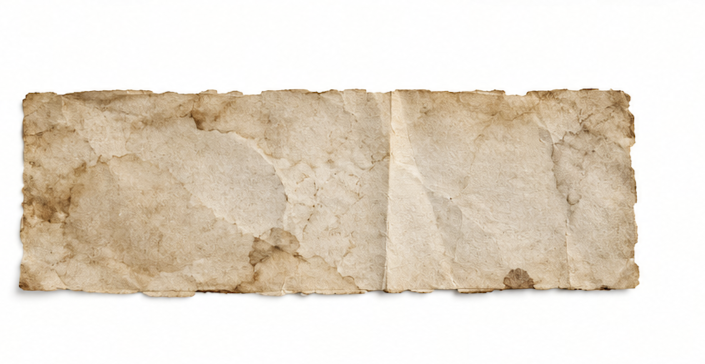
#> input picture source-masters/assets/paper_light.png, 1410 x 728 px, found by its file name (shown at 1/2 size); its folder holds 8 pictures in this run
$ python create_transparent_paper.py
#> lines starting #> are read from the running program, lines starting #| are printed output that depends on the picture
from pathlib import Path
from PIL import Image, ImageDraw, ImageEnhance, ImageFilter

def make_transparent(source_name: str, target_name: str) -> None:
#> called with source_name = 'paper_light.png', target_name = 'paper_light_transparent.png'
    image = Image.open(Path("assets") / source_name).convert("RGBA")
#> image is the input picture: PIL image 1410x728 RGBA; mean R, G, B, A 228.4, 218.6, 204.7, 255
    pixels = image.load()
    alpha = Image.new("L", image.size)
#> alpha: PIL image 1410x728 L; every value is 0
    alpha_pixels = alpha.load()
    for y in range(image.height):
        for x in range(image.width):
            r, g, b, _ = pixels[x, y]
            warmth = 255 - min(r, g, b)
            alpha_pixels[x, y] = max(0, min(255, int((warmth - 6) * 12)))

    alpha = alpha.filter(ImageFilter.GaussianBlur(radius=1.15))
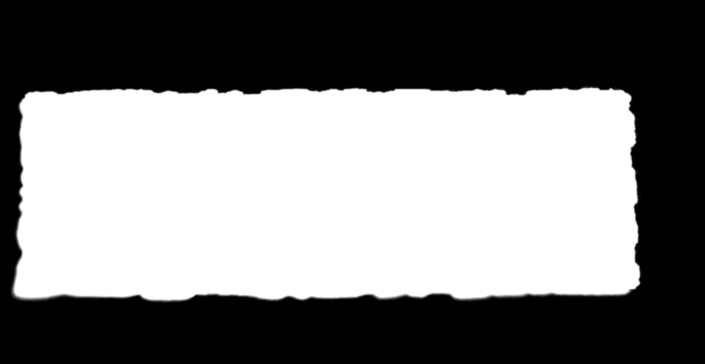
#> alpha: PIL image 1410x728 L (shown at 1/2 size); min 0, max 255, mean 126.1
    image.putalpha(alpha)
    bounds = alpha.getbbox()
#> bounds = (19, 170, 1288, 608)
    if bounds:
        pad = 3
        left = max(0, bounds[0] - pad)
#> left = 16
        top = max(0, bounds[1] - pad)
#> top = 167
        right = min(image.width, bounds[2] + pad)
#> right = 1291
        bottom = min(image.height, bounds[3] + pad)
#> bottom = 611
        image = image.crop((left, top, right, bottom))
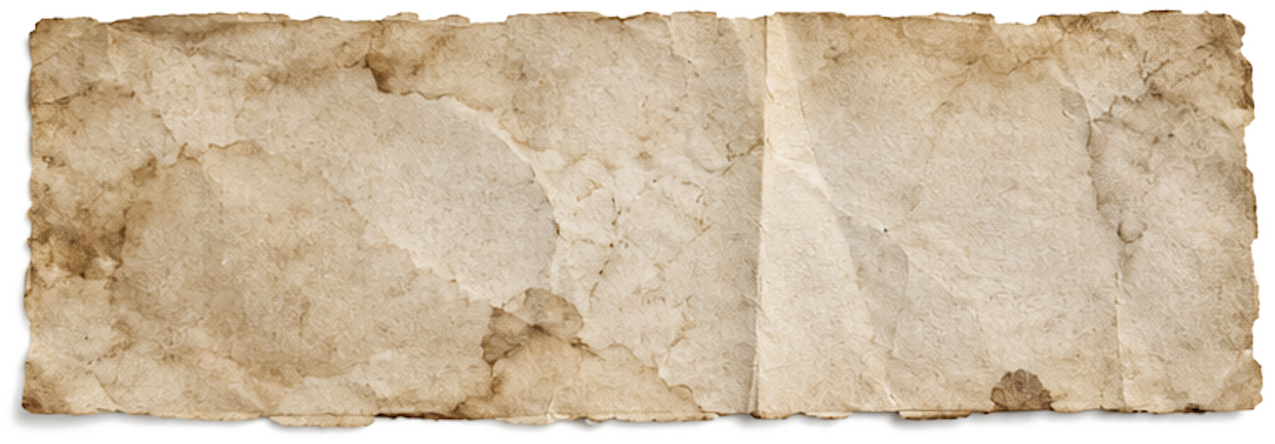
#> image: PIL image 1275x444 RGBA; mean R, G, B, A 207.7, 189.8, 165.1, 228.7; transparent parts drawn white
    image.save(Path("assets") / target_name, "PNG", optimize=True)


make_transparent("paper_light.png", "paper_light_transparent.png")
make_transparent("ripple.png", "ripple_transparent.png")
#> call 2 of make_transparent, with source_name = 'ripple.png', target_name = 'ripple_transparent.png'
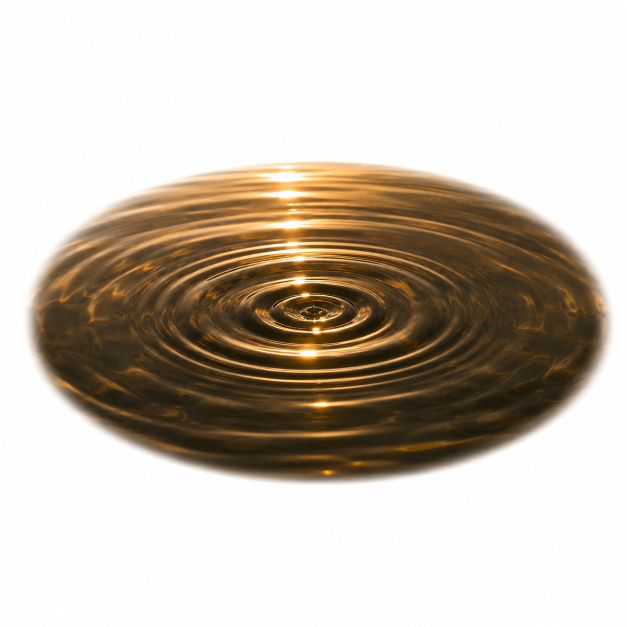
#> input picture source-masters/assets/ripple.png, 1254 x 1254 px, found by its file name (shown at 1/2 size)
#> in make_transparent (call 2), `alpha = Image.new("L", image.size)`: alpha: PIL image 1254x1254 L; every value is 0
#> in make_transparent (call 2), `alpha = alpha.filter(ImageFilter.GaussianBlur(radius=1.15))`:
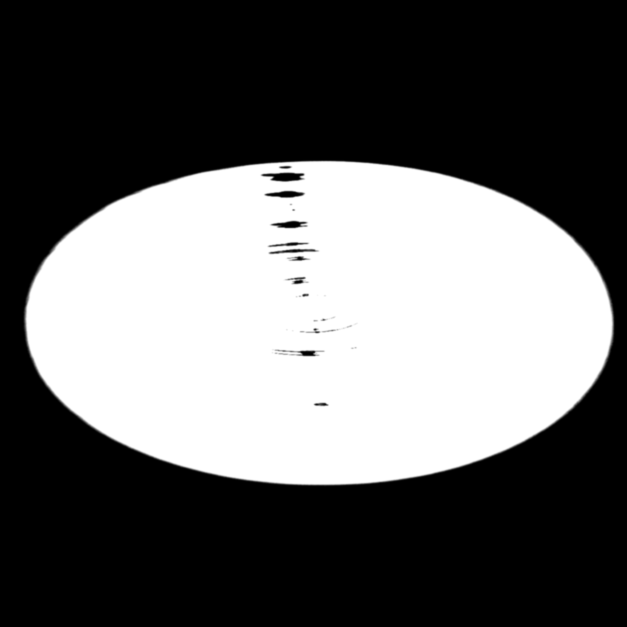
#> alpha: PIL image 1254x1254 L (shown at 1/2 size); min 0, max 255, mean 97.4
#> in make_transparent (call 2), `bounds = alpha.getbbox()`: bounds = (45, 319, 1231, 974)
#> in make_transparent (call 2), `left = max(0, bounds[0] - pad)`: left = 42
#> in make_transparent (call 2), `top = max(0, bounds[1] - pad)`: top = 316
#> in make_transparent (call 2), `right = min(image.width, bounds[2] + pad)`: right = 1234
#> in make_transparent (call 2), `bottom = min(image.height, bounds[3] + pad)`: bottom = 977
#> in make_transparent (call 2), `image = image.crop((left, top, right, bottom))`:
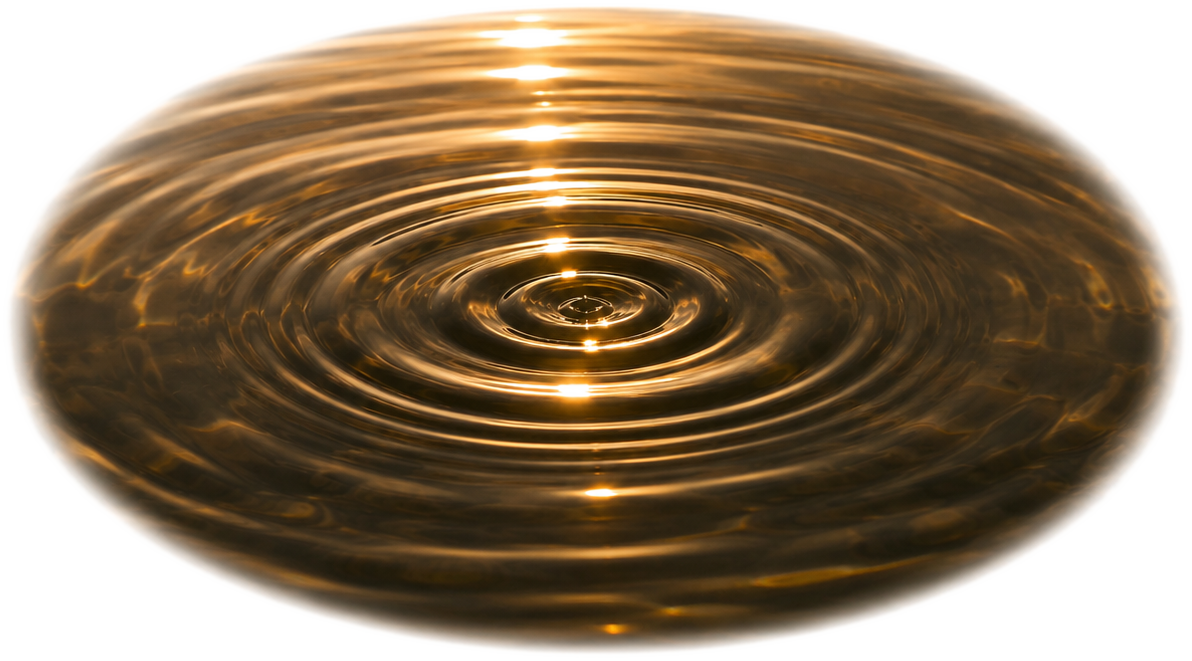
#> image: PIL image 1192x661 RGBA; mean R, G, B, A 143.6, 123.7, 99.4, 194.4; transparent parts drawn white


def make_torn_note_cutout() -> None:
    """Extract a small, irregularly transparent piece from the old-paper prop.

    Light parchment is deliberately made translucent so it reads as a weathered
    object on water, rather than as a pale rectangular UI panel.
    """
    # This source is a naturally narrow, heavily torn old-paper fragment.
    # It avoids the horizontal panel silhouette of paper_light.png.
#> (the run stopped early here; a loop or call above may not have finished)
